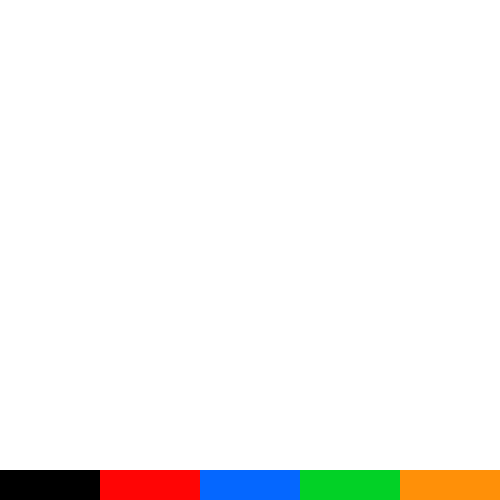
Frame 1 (no input)
Frame 60 (the mouse pressed at the canvas centre just before this capture): identical to frame 1, image omitted
Frame 120 (the mouse held since frame 60 and released just before this capture): identical to frame 1, image omitted

The Processing sketch that drew this single still picture (run headless with seeded random() and noise(); from frame 60 on, the mouse is pressed at the canvas centre):

// Processing sketch: Choose2_2
// ── Choose2_2.pde
/*
Jacob Desilets
1/25/23
DA140

Revisit the idea of allowing the user to draw on the screen. 
But this time, present a selection of 5 different paint colors along the bottom of the screen. 
Whichever color the user clicks, is the color they can paint with! 
Remember to include an eraser, along with a full screen wipe if they wish to reset their drawing.
*/

import java.util.function.IntConsumer;

final int MIN_WEIGHT = 1;
final int MAX_WEIGHT = 100;

int BG, BLACK, RED, BLUE, GREEN, ORANGE;

Brush[] brushes = new Brush[6];
int currentBrush = 1;  // Start with black brush selected

UIBox menuBar;
ColorButton[] buttons = new ColorButton[5];


void setup() {
  rectMode(CORNERS);
  size(500, 500);
  colorMode(HSB);
  
  BG = color(0, 0, 255);
  BLACK = color(0);
  RED = #FF0505;
  BLUE = #0567FF;
  GREEN = #02D126;
  ORANGE = #FF9008;
  
  int[] colors = {BG, BLACK, RED, BLUE, GREEN, ORANGE};
  
  for(int i = 0; i < brushes.length; i++) {
    brushes[i] = new Brush(colors[i]);
  }
  
  menuBar = new UIBox(0, height - 50, width, height);
  
  int interval = width / 5;
  for(int i = 0; i < buttons.length; i++) {
    buttons[i] = new ColorButton(i * interval, height-30, (i+1) * interval, height, colors[i+1], i, (id) -> currentBrush = id+1);
  }
  background(BG);
}

void draw() {
  if(mousePressed) {
    if(mouseButton == LEFT) {
        brushes[currentBrush].draw(mouseX, mouseY, pmouseX, pmouseY);
    } else {
      brushes[0].draw(mouseX, mouseY, pmouseX, pmouseY);
    }
  }
  drawMenu();
}

void drawMenu() {
  menuBar.draw();
  for(int i = 0; i < buttons.length; i++) {
    buttons[i].update(mouseX, mouseY);
    buttons[i].draw();
  }
}

void keyPressed() {
  switch(key) {
  case 'w':
    brushes[currentBrush].changeWeight(1);
    break;
  case 's':
    brushes[currentBrush].changeWeight(-1);
    break;
  case 'c':
    background(BG);
    break;
  }
}

class Brush {
  int c, weight;
  
  Brush(int c) {
    this.c = c;
    weight = 4;
  }
  
  void draw(int mX, int mY, int pMX, int pMY) {
    strokeWeight(weight);
    stroke(c);
    line(mX, mY, pMX, pMY);
  }
  
  void changeWeight(int change) {
    int wouldBe = weight + change;
    if(wouldBe >= MIN_WEIGHT && wouldBe <= MAX_WEIGHT) {
      weight = wouldBe;
    }
  }
}

class UIBox {
  int x1, y1, x2, y2;
  int c;
  
  UIBox(int x1, int y1, int x2, int y2) {
    this.x1 = x1;
    this.y1 = y1;
    this.x2 = x2;
    this.y2 = y2;
    c = BG;
  }
  
  // Returns true if the given point (Eg. the mouse) is contained within this element
  boolean pointOver(int x, int y) {
    return (x > x1 && x < x2) && (y > y1 && y < y2);
  }
  
  
  void draw() {
    noStroke();
    fill(c);
    rect(x1, y1, x2, y2);
  }
}

class ColorButton extends UIBox {
  int id;
  boolean clicked = false;
  int clickedColor;
  int defaultColor;
  IntConsumer onClick;
  
  ColorButton(int x1, int y1, int x2, int y2, int c, int id, IntConsumer onClick) {
    super(x1, y1, x2, y2);
    this.id = id;
    this.c = c;
    clickedColor = color(hue(c), 255, 128);
    defaultColor = c;
    this.onClick = onClick;
  }
  
  void update(int x, int y) {
    if(pointOver(x, y) && mousePressed) {
      clicked = true;
      c = clickedColor;
    } else {
      clicked = false;
      c = defaultColor;
    }
    if(clicked) {
      onClick.accept(id);
    }
  }
  
}
